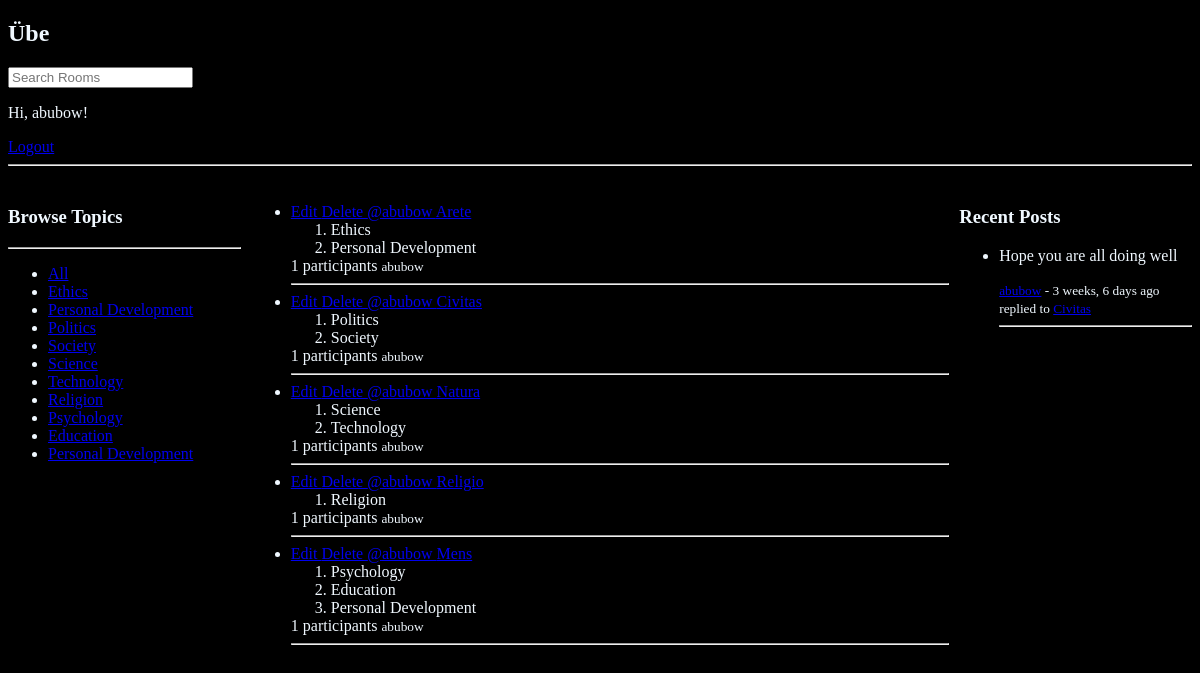
/profile/1/, run on an earlier commit of the app's database.
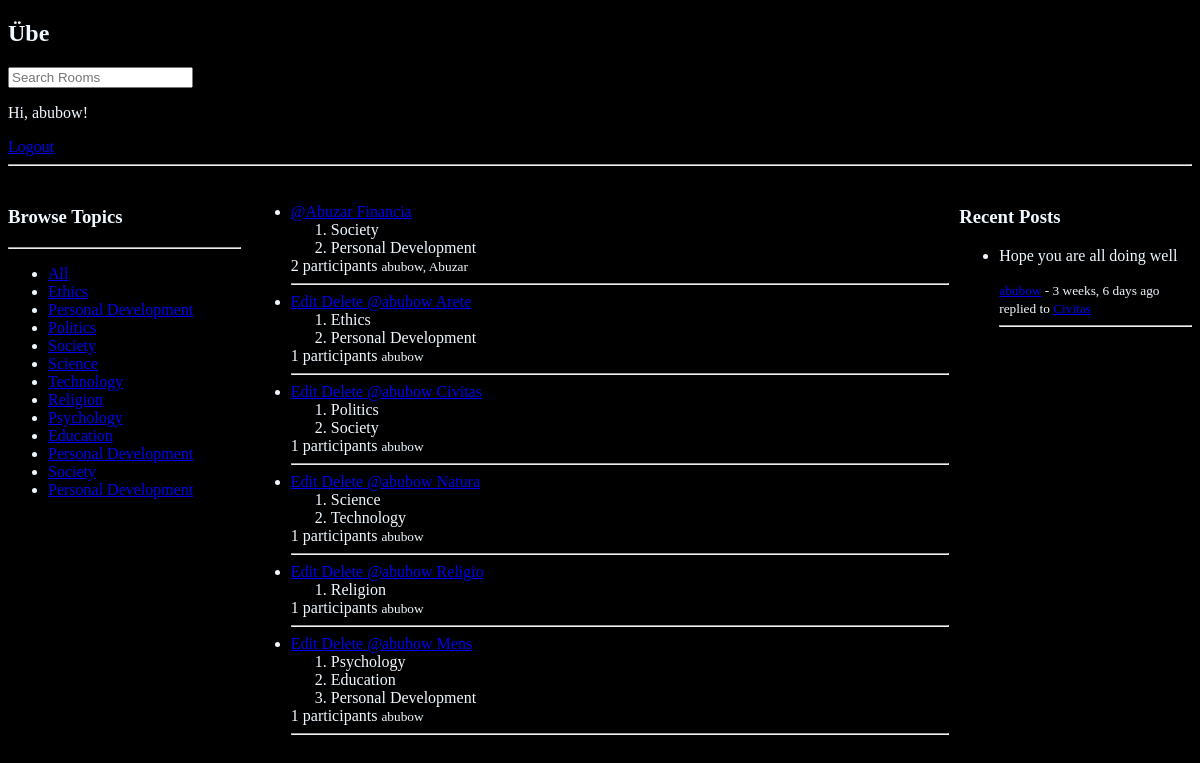
And on a later commit of the database.
### base/models.py (models this page shows, shortened)
class Topic(models.Model):
    id = models.AutoField(primary_key=True)
    name = models.CharField(max_length=50)
    description = models.CharField(max_length=200)
    link = models.CharField(max_length=50)

class Room(models.Model):
    id = models.AutoField(primary_key=True)
    name = models.CharField(max_length=50)
    description = models.CharField(max_length=200, null=True, blank=True)
    link = models.CharField(max_length=50)
    topics = models.ManyToManyField('Topic', related_name='rooms', blank=True)
    participants = models.ManyToManyField(
        User, related_name='rooms_joined', blank=True)
    host = models.ForeignKey(
        User, on_delete=models.CASCADE, related_name='rooms_hosted')
    updated = models.DateTimeField(auto_now=True)
    created = models.DateTimeField(auto_now_add=True)
    class Meta:
        ordering = ['-updated', '-created']

class Message(models.Model):
    user = models.ForeignKey(User, on_delete=models.CASCADE)
    room = models.ForeignKey(Room, on_delete=models.CASCADE)
    message = models.TextField()
    updated = models.DateTimeField(auto_now=True)
    created = models.DateTimeField(auto_now_add=True)
    class Meta:
        ordering = ['-updated', '-created']
    def __str__(self):
        return self.message

### base/views.py (the view)
# urls.py: path('profile/<str:pk>/', views.userProfile, name='profile'),
def userProfile(request, pk):
    user = User.objects.get(id=pk)
    rooms = user.rooms_hosted.all() | user.rooms_joined.all()
    topics = Topic.objects.filter(rooms__in=rooms)
    recent_messages = Message.objects.filter(
        user=user).order_by('-created')[:5]
    context = {
        "user": user,
        "rooms": rooms,
        "topics": topics,
        "recent_messages": recent_messages,
    }
    return render(request, 'base/profile.html', context)

### base/templates/base/profile.html (shortened to what this page needs)
{% extends 'main.html' %} {% block content %}
<div class="user-profile">
	<div>{% include "components/topic_list.html" %}</div>
	<div>{% include 'components/feed.html' %}</div>
	<div>{% include "components/recent_activity.html" %}</div>
</div>
{% endblock content %}

### base/templates/components/topic_list.html
<h3>Browse Topics</h3>
		<hr />
		<ul>
			<li>
				<a href="{% url 'home' %}">All</a>
			</li>
			{% for topic in topics %}
			<li>
				<a href="{% url 'home' %}?q={{ topic.name }}"
					>{{ topic.name }}</a
				>
			</li>
			{% endfor %}
		</ul>

### base/templates/components/feed.html
<div>
	<ul>
		{% for room in rooms %}
		<li>
			{% if room.host == user %}
			<a href="{% url 'update-room' room.id %}"> Edit </a>
			<a href="{% url 'delete-room' room.id %}"> Delete </a>
			{% endif %}
			<a href="{%url 'profile' room.host.id %}">
				@{{room.host.username}}
			</a>
			<a href="{% url 'room' room.link %}">{{ room.name }}</a>
			<ol>
				{% for topic in room.topics.all %}
				<li>{{ topic.name }}</li>
				{% endfor %}
			</ol>
			<span> {{ room.participants.count }} participants </span>
			<small> {{ room.participants.all|join:", " }} </small>
			<hr />
		</li>
		{% endfor %}
	</ul>
</div>

### base/templates/components/recent_activity.html (shortened to what this page needs)
<h3>Recent Posts</h3>
		<ul>
			{% for post in recent_messages %}
			<li>
				<p>{{ post }}
				</p>
				<small>
					<a href="{% url 'profile' post.user.id %}">{{ post.user.username }}</a>
					 - {{ post.created|timesince }} ago replied to <a href="{% url 'room' post.room.link %}">{{ post.room.name }}</a></small>
				<hr />
			</li>
			{% endfor %}
		</ul>

What changed in the data, as far as the page shows it:
now on one of the page's lists (row unchanged): Topic: name "Personal Development"
now on one of the page's lists (row unchanged): Topic: name "Society"
added Room: host.username "Abuzar", name "Financia", participants.count "2", participants.all "abubow, Abuzar", Topic (name "Society"), Topic (name "Personal Development")
